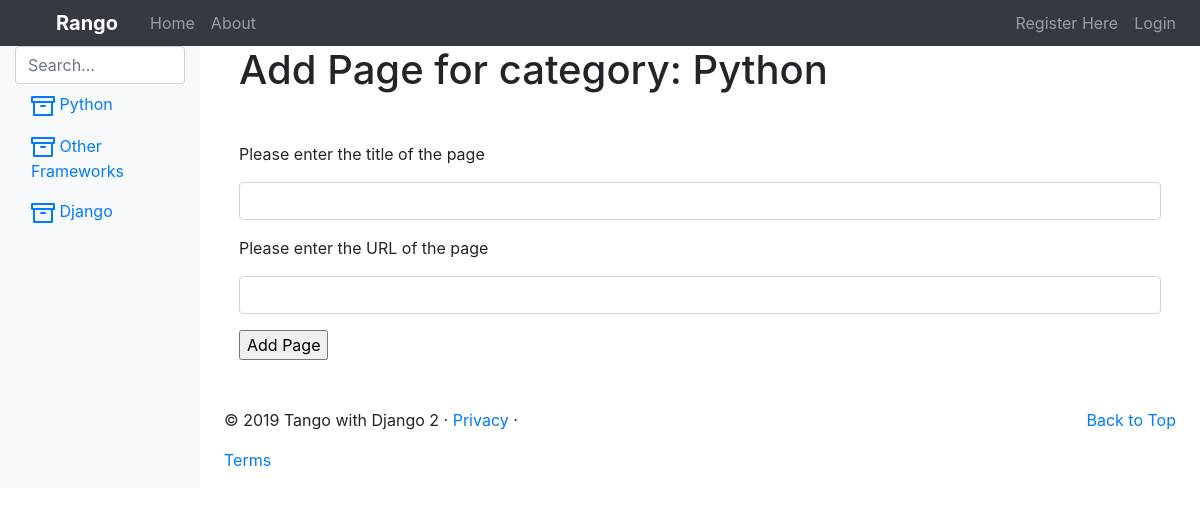
/rango/add_page/python/, run on an earlier commit of the app's database.
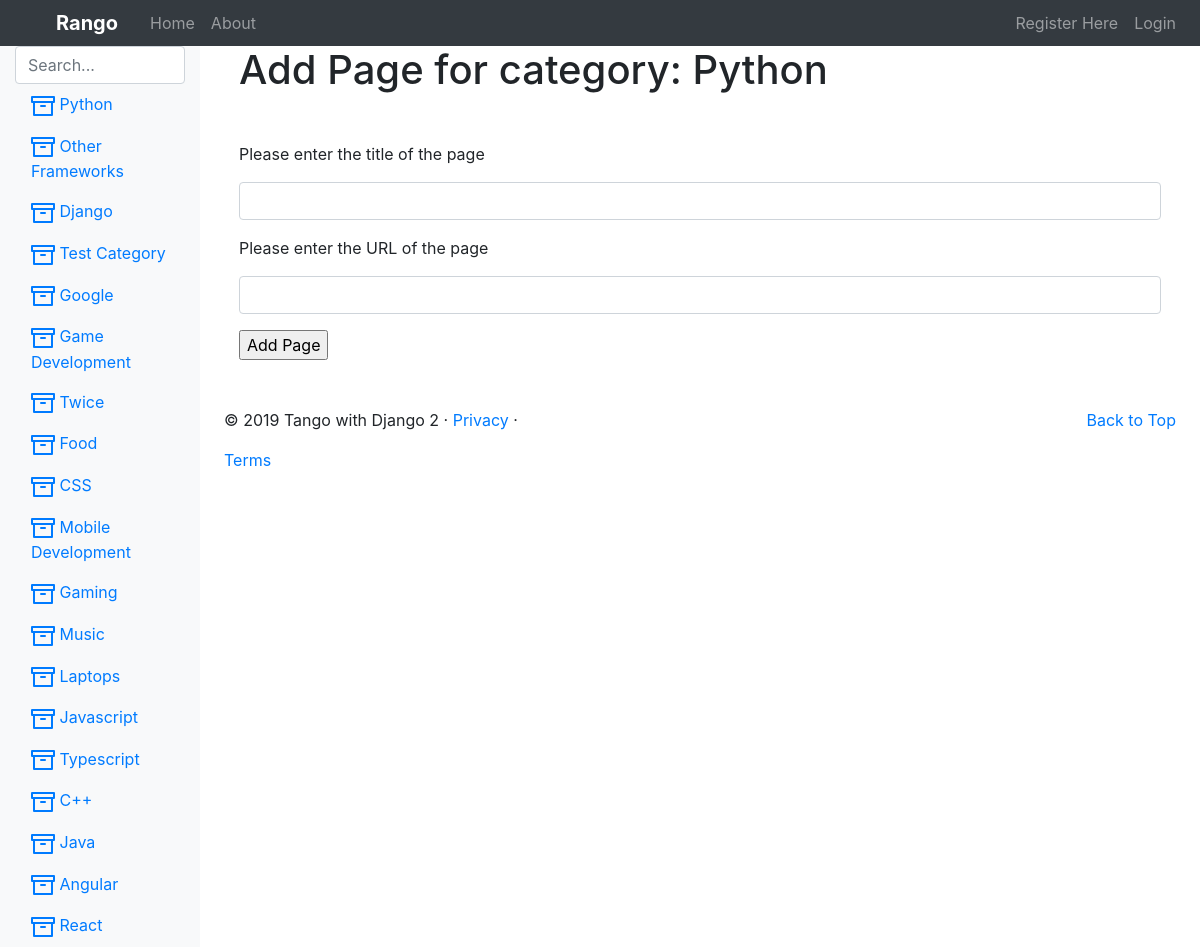
And on a later commit of the database.
### rango_app/models.py (models this page shows, shortened)
class Category(models.Model):
    name = models.CharField(max_length = 128, unique=True)
    views = models.IntegerField(default=0)
    likes = models.IntegerField(default=0)
    slug = models.SlugField(unique=True)

### rango_app/views.py (the view, shortened to what this page needs)
class AddPageView(View):
    def get(self, request, category_name_slug):
        try:
            category = Category.objects.get(slug=category_name_slug)
        except Category.DoesNotExist:
            category = None
        form = PageForm()
        context_dict = { 'form': form, 'category': category }
        return render(request, 'rango/add_page.html', context_dict)

### rango_app/forms.py (shortened to what this page needs)
class PageForm(forms.ModelForm):
    title = forms.CharField(max_length=128,
                            help_text="Please enter the title of the page")
    url = forms.URLField(max_length=128,
                          help_text="Please enter the URL of the page")
    views = forms.IntegerField(widget=forms.HiddenInput(), initial=0)
    class Meta:
        model = Page
        fields = ('title', 'url', 'views')

### rango_app/templatetags/rango_template_tags.py (called while the page is built)
@register.inclusion_tag('rango/category_list.html')
def get_category_list(category=None):
    return {
        "categories": Category.objects.all(),
        "act_cat": category
    }

### templates/rango/add_page.html (shortened to what this page needs)
{% extends 'rango/base.html' %}
{% load staticfiles %}
{% block content %}
    <h1 class="mb-5">Add Page for category: {{ category.name }}</h1>
    <div>
        <form class="form-group" id="add_page_form" method="post"
            action="{% url 'rango:add_page' category.slug %}">
            {% for field in form.visible_fields %}
                {{ field.help_text }}
                {{ field }}
            {% endfor %}
            <input type="submit" name="submit" value="Add Page">
        </form>
    </div>
{% endblock %}

### templates/rango/category_list.html (shortened to what this page needs)
{% load staticfiles %}
{% load rango_template_tags %}
<ul class="nav flex-column">
    {% if categories %}
        {% for category in categories %}
            {% if category == act_cat %}
                <li class="nav-item">
                    <a class="nav-link active" href="{% url 'rango:show_category' category.slug %}">
                        {{ category.name }}
                    </a>
                </li>
            {% else %}
                <li class="nav-item">
                    <a class="nav-link" href="{% url 'rango:show_category' category.slug %}">
                        {{ category.name }}
                    </a>
                </li>
            {% endif %}
        {% endfor %}
    {% else %}
        <li class="nav-item">There are no categories present.</li>
    {% endif %}
</ul>

What changed in the data, as far as the page shows it:
added Category: name "Test Category"
added Category: name "Google"
added Category: name "Game Development"
added Category: name "Twice"
added Category: name "Food"
added Category: name "CSS"
added Category: name "Mobile Development"
added Category: name "Gaming"
added Category: name "Music"
added Category: name "Laptops"
added Category: name "Javascript"
added Category: name "Typescript"
added Category: name "C++"
added Category: name "Java"
added Category: name "Angular"
added Category: name "React"
